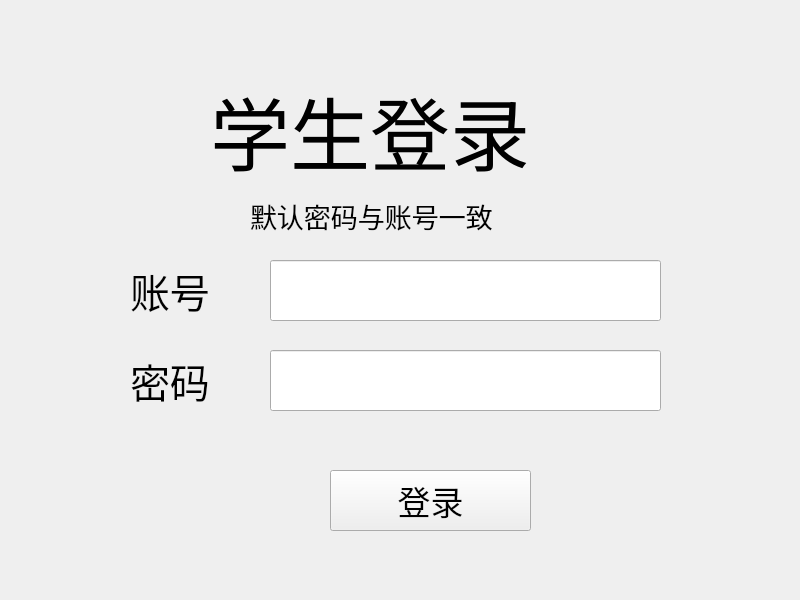
<?xml version="1.0" encoding="UTF-8"?>
<ui version="4.0">
 <class>Form</class>
 <widget class="QWidget" name="Form">
  <property name="geometry">
   <rect>
    <x>0</x>
    <y>0</y>
    <width>800</width>
    <height>600</height>
   </rect>
  </property>
  <property name="minimumSize">
   <size>
    <width>800</width>
    <height>600</height>
   </size>
  </property>
  <property name="maximumSize">
   <size>
    <width>800</width>
    <height>600</height>
   </size>
  </property>
  <property name="windowTitle">
   <string>学生信息管理系统-学生端</string>
  </property>
  <widget class="QLineEdit" name="lineEdit">
   <property name="geometry">
    <rect>
     <x>270</x>
     <y>260</y>
     <width>391</width>
     <height>61</height>
    </rect>
   </property>
   <property name="font">
    <font>
     <pointsize>25</pointsize>
    </font>
   </property>
   <property name="text">
    <string/>
   </property>
  </widget>
  <widget class="QLabel" name="label">
   <property name="geometry">
    <rect>
     <x>130</x>
     <y>260</y>
     <width>111</width>
     <height>61</height>
    </rect>
   </property>
   <property name="font">
    <font>
     <pointsize>30</pointsize>
    </font>
   </property>
   <property name="text">
    <string>账号</string>
   </property>
  </widget>
  <widget class="QLabel" name="label_2">
   <property name="geometry">
    <rect>
     <x>130</x>
     <y>350</y>
     <width>111</width>
     <height>61</height>
    </rect>
   </property>
   <property name="font">
    <font>
     <pointsize>30</pointsize>
    </font>
   </property>
   <property name="text">
    <string>密码</string>
   </property>
  </widget>
  <widget class="QPushButton" name="pushButton">
   <property name="geometry">
    <rect>
     <x>330</x>
     <y>470</y>
     <width>201</width>
     <height>61</height>
    </rect>
   </property>
   <property name="font">
    <font>
     <pointsize>25</pointsize>
    </font>
   </property>
   <property name="text">
    <string>登录</string>
   </property>
  </widget>
  <widget class="QLineEdit" name="lineEdit_2">
   <property name="geometry">
    <rect>
     <x>270</x>
     <y>350</y>
     <width>391</width>
     <height>61</height>
    </rect>
   </property>
   <property name="font">
    <font>
     <pointsize>25</pointsize>
    </font>
   </property>
   <property name="text">
    <string/>
   </property>
  </widget>
  <widget class="QLabel" name="label_3">
   <property name="geometry">
    <rect>
     <x>210</x>
     <y>70</y>
     <width>521</width>
     <height>121</height>
    </rect>
   </property>
   <property name="font">
    <font>
     <pointsize>60</pointsize>
    </font>
   </property>
   <property name="text">
    <string>学生登录</string>
   </property>
  </widget>
  <widget class="QLabel" name="label_4">
   <property name="geometry">
    <rect>
     <x>250</x>
     <y>190</y>
     <width>351</width>
     <height>51</height>
    </rect>
   </property>
   <property name="font">
    <font>
     <pointsize>20</pointsize>
    </font>
   </property>
   <property name="text">
    <string>默认密码与账号一致</string>
   </property>
  </widget>
 </widget>
 <resources/>
 <connections/>
</ui>
